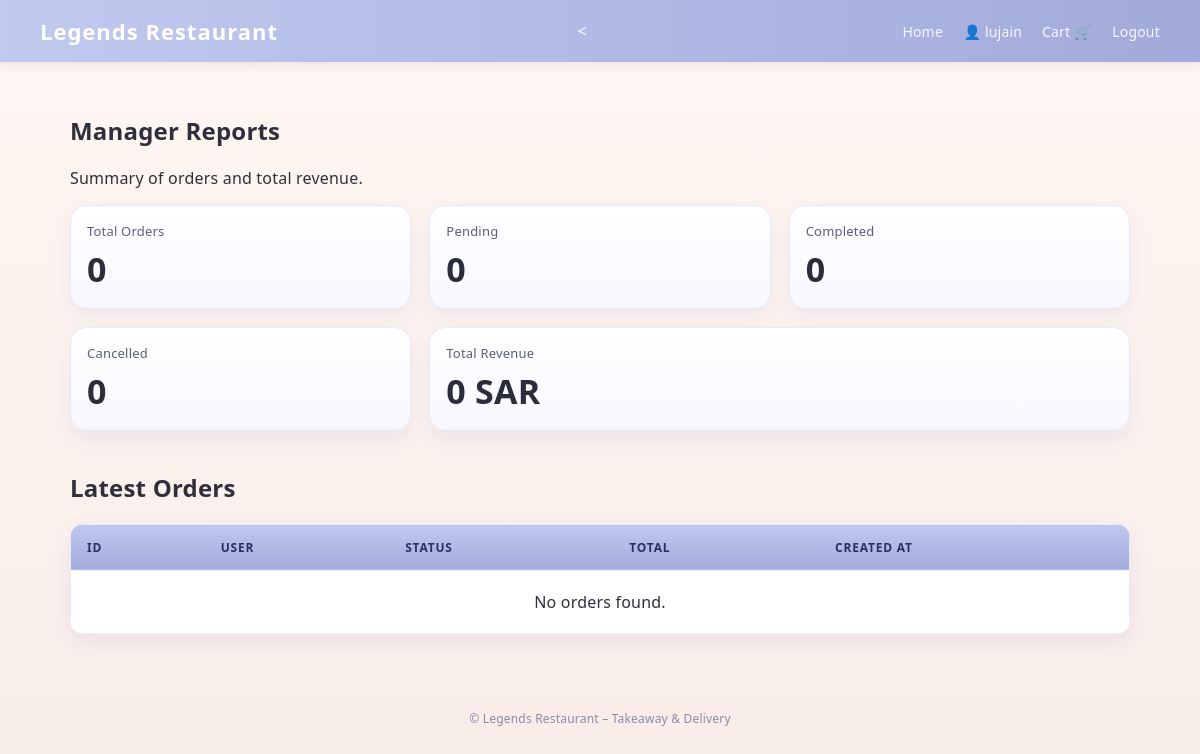
/manager/reports/ (signed in), run on an earlier commit of the app's database.
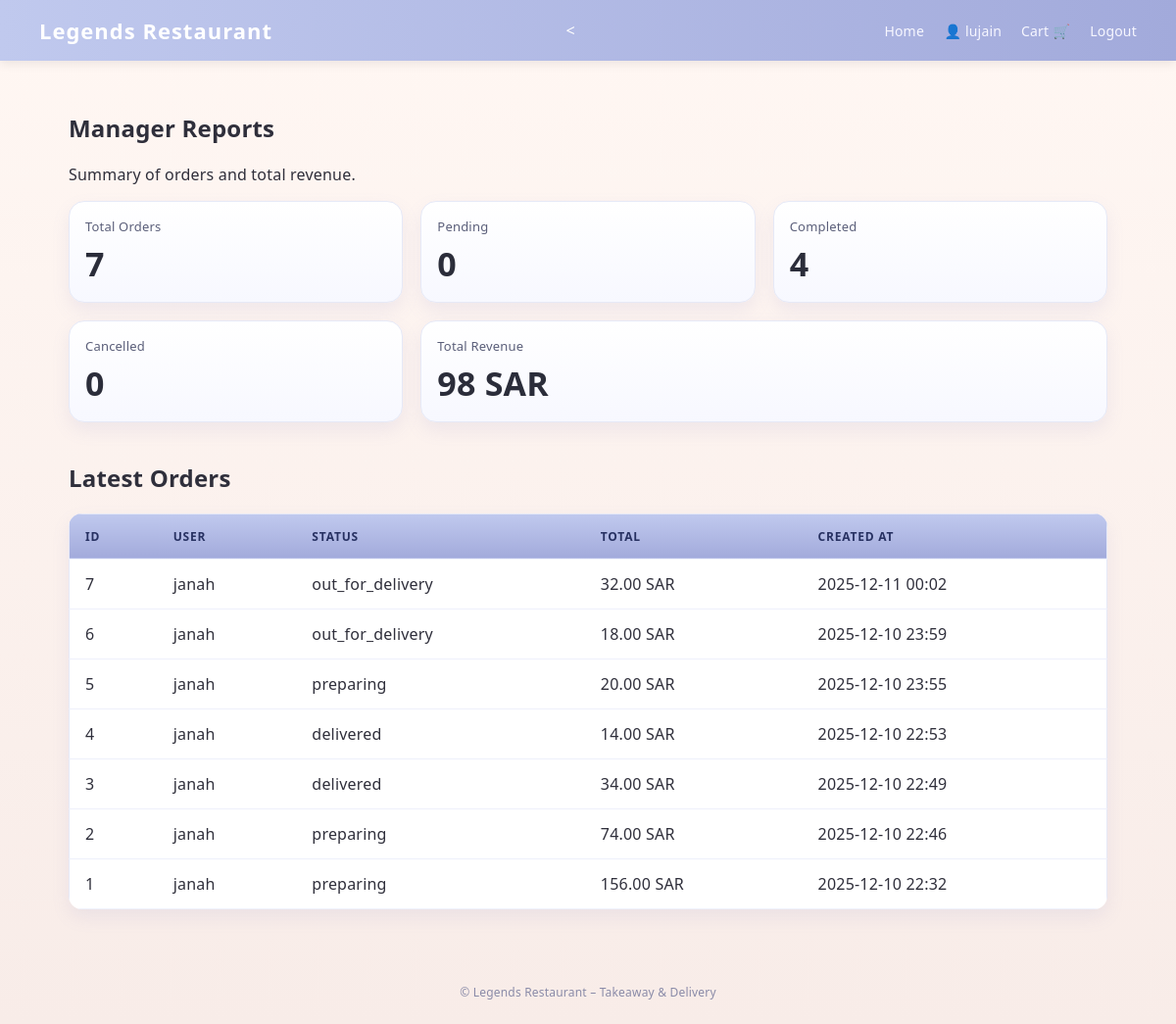
And on a later commit of the database.
### restaurant/models.py (models this page shows, shortened)
class Order(models.Model):
    STATUS_CHOICES = [
        ("preparing", "Preparing"),
        ("out_for_delivery", "Out For Delivery"),
        ("delivered", "Delivered"),
    ]
    TYPE_CHOICES = [
        ("takeaway", "Takeaway"),
        ("delivery", "Delivery"),
    ]
    user = models.ForeignKey(
        User,
        on_delete=models.CASCADE,
        related_name="orders",
    )
    status = models.CharField(
        max_length=30,
        choices=STATUS_CHOICES,
        default="preparing",
    )
    order_type = models.CharField(
        max_length=30,
        choices=TYPE_CHOICES,
        default="takeaway",
    )
    total = models.DecimalField(max_digits=8, decimal_places=2, default=0)
    notes = models.CharField(max_length=255, blank=True, null=True)
    created_at = models.DateTimeField(auto_now_add=True)
    is_paid = models.BooleanField(default=False)

class User(AbstractUser):
    ROLE_CHOICES = [
        ("customer", "Customer"),
        ("staff", "Staff"),
        ("manager", "Manager"),
    ]
    role = models.CharField(
        max_length=20,
        choices=ROLE_CHOICES,
        default="customer",
    )
    phone = models.CharField(max_length=20, blank=True, null=True)
    address = models.CharField(max_length=255, blank=True, null=True)
    hired_at = models.DateTimeField(blank=True, null=True)
    salary = models.DecimalField(
        max_digits=10,
        decimal_places=2,
        blank=True,
        null=True,
    )
    def is_manager(self):
        return self.role == "manager"

### restaurant/views.py (the view)
# urls.py: path("manager/reports/", views.manager_reports, name="manager_reports"),
@login_required
def manager_reports(request):
    user = request.user
    if not hasattr(user, "is_manager") or not user.is_manager():
        messages.error(request, "You are not authorized to view this page.")
        return redirect("home")
    stats = Order.objects.aggregate(
        total_orders=Count("id"),
        pending_orders=Count(
            "id",
            filter=Q(status__icontains="pending")
        ),
        completed_orders=Count(
            "id",
            filter=Q(status__icontains="completed") | Q(status__icontains="deliver")
        ),
        cancelled_orders=Count(
            "id",
            filter=Q(status__icontains="cancel")
        ),
    )
    total_orders = stats["total_orders"] or 0
    pending_orders = stats["pending_orders"] or 0
    completed_orders = stats["completed_orders"] or 0
    cancelled_orders = stats["cancelled_orders"] or 0
    total_revenue = (
        Order.objects.filter(
            Q(status__icontains="completed") | Q(status__icontains="deliver")
        ).aggregate(Sum("total"))["total__sum"]
        or 0
    )
    latest_orders = (
        Order.objects.select_related("user")
        .order_by("-created_at")[:10]
    )
    context = {
        "total_orders": total_orders,
        "pending_orders": pending_orders,
        "completed_orders": completed_orders,
        "cancelled_orders": cancelled_orders,
        "total_revenue": total_revenue,
        "latest_orders": latest_orders,
    }
    return render(request, "restaurant/manager_reports.html", context)

### restaurant/templates/restaurant/manager_reports.html (shortened to what this page needs)
{% extends "restaurant/base.html" %}
{% load static %}
{% block content %}
<section class="lr-section">
    <h1 class="lr-page-title">Manager Reports</h1>
    <p class="lr-page-subtitle">Summary of orders and total revenue.</p>
    <div class="stats">
        <div class="stat">
            <div class="stat-label">Total Orders</div>
            <div class="stat-value">{{ total_orders }}</div>
        </div>
        <div class="stat">
            <div class="stat-label">Pending</div>
            <div class="stat-value">{{ pending_orders }}</div>
        </div>
        <div class="stat">
            <div class="stat-label">Completed</div>
            <div class="stat-value">{{ completed_orders }}</div>
        </div>
        <div class="stat">
            <div class="stat-label">Cancelled</div>
            <div class="stat-value">{{ cancelled_orders }}</div>
        </div>
        <div class="stat" style="grid-column: span 2;">
            <div class="stat-label">Total Revenue</div>
            <div class="stat-value">{{ total_revenue }} SAR</div>
        </div>
    </div>
    <h2 style="margin-top: 40px;">Latest Orders</h2>
    <div class="table-wrap">
        <table class="table">
            <thead>
                <tr>
                    <th>ID</th>
                    <th>User</th>
                    <th>Status</th>
                    <th>Total</th>
                    <th>Created At</th>
                </tr>
            </thead>
            <tbody>
                {% for order in latest_orders %}
                <tr>
                    <td>{{ order.id }}</td>
                    <td>{{ order.user.username }}</td>
                    <td>{{ order.status }}</td>
                    <td>{{ order.total }} SAR</td>
                    <td>{{ order.created_at|date:"Y-m-d H:i" }}</td>
                </tr>
                {% empty %}
                <tr>
                    <td colspan="5" style="text-align:center; padding:20px;">
                        No orders found.
                    </td>
                </tr>
                {% endfor %}
            </tbody>
        </table>
    </div>
</section>
{% endblock %}

What changed in the data, as far as the page shows it:
added Order: id "7", user.username "janah", status "out_for_delivery", total "32.00", created_at "2025-12-11 00:02"
added Order: id "6", user.username "janah", status "out_for_delivery", total "18.00", created_at "2025-12-10 23:59"
added Order: id "5", user.username "janah", status "preparing", total "20.00", created_at "2025-12-10 23:55"
added Order: id "4", user.username "janah", status "delivered", total "14.00", created_at "2025-12-10 22:53"
added Order: id "3", user.username "janah", status "delivered", total "34.00", created_at "2025-12-10 22:49"
added Order: id "2", user.username "janah", status "preparing", total "74.00", created_at "2025-12-10 22:46"
added Order: id "1", user.username "janah", status "preparing", total "156.00", created_at "2025-12-10 22:32"
Also different on the page:
{{ total_orders }}: "0" → "7"
{{ completed_orders }}: "0" → "4"
{{ total_revenue }}: "0" → "98"
text no longer shown: "No orders found."
